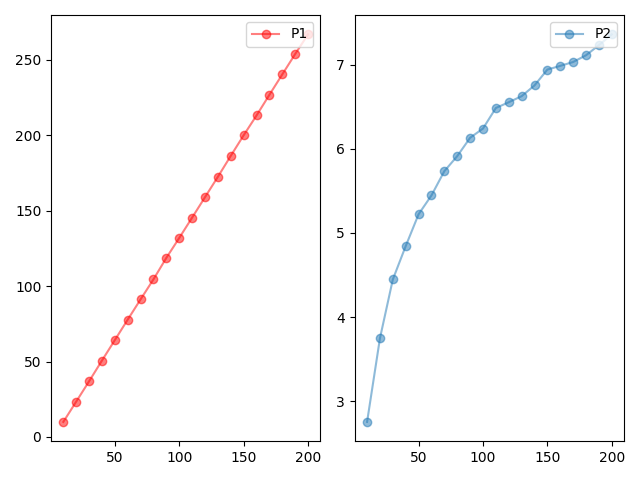

Source code (Python):
# This is a sample Python script.

# Press Shift+F10 to execute it or replace it with your code.
# Press Double Shift to search everywhere for classes, files, tool windows, actions, and settings.
import copy
import math
import sys
import argparse
import random
import matplotlib.pyplot as plt
import numpy
import randomDNA
import locAL






if __name__ == '__main__':
    sys.setrecursionlimit(1500)
    parser = argparse.ArgumentParser()
    parser.add_argument('-m', type=int, required=True)
    parser.add_argument('-s', type=int, required=True)
    parser.add_argument('-a', action='store_true')
    args = parser.parse_args()

    wdir = "/Users/Amit Elia/Documents/BENG182/datasets/"
    print(args)

    lengths = [10,20,30,40,50,60,70,80,90,100,110,120,130,140,150,160,170,180,190,200]
    lp1 = dict()
    lp2 = dict()
    for currlen in lengths:
        P1 = []
        for i in range(500):
            sequences = randomDNA.get_sequences(2, currlen)
            seq1 = sequences[0]
            seq2 = sequences[1]
            bt, S, tup, max_score = locAL.regular_local_alignment(seq1, seq2, args.m, args.s, 0)
            out = locAL.outputLocalAlignment(bt, S, seq1, seq2, tup[0], tup[1])
            length = locAL.format_alignment(out, args.m, args.s, 0)[1]
            P1 += [length]

        P2 = []
        for i in range(500):
            sequences = randomDNA.get_sequences(2, currlen)
            seq1 = sequences[0]
            seq2 = sequences[1]
            bt, S, tup, max_score = locAL.regular_local_alignment(seq1, seq2, args.m, args.s, -20)
            out = locAL.outputLocalAlignment(bt, S, seq1, seq2, tup[0], tup[1])
            length = locAL.format_alignment(out, args.m, args.s, -20)[1]
            P2 += [length]

        print(currlen)
        print(P1)
        print(P2)
        lp1[currlen] = numpy.mean(P1)
        lp2[currlen] = numpy.mean(P2)

    print(lp1)
    print(lp2)

    fig, axs = plt.subplots(1, 2, tight_layout=True)
    axs[0].plot(lengths, lp1.values(), '-o', alpha=0.5, label='P1', color="red")
    axs[0].legend(loc='upper right')
    axs[1].plot(lengths, lp2.values(), '-o', alpha=0.5, label='P2')
    axs[1].legend(loc='upper right')
    if(args.a):
        plt.show()

    '''
    lp1: {10: 10.046, 20: 23.668, 30: 37.118, 40: 50.618, 50: 64.016, 60: 77.78, 70: 91.45, 80: 104.854, 90: 118.134, 100: 131.758, 110: 145.374, 120: 159.066, 130: 172.668, 140: 186.388, 150: 199.802, 160: 213.392, 170: 226.558, 180: 240.378, 190: 253.74, 200: 267.388}
    lp2: {10: 2.578, 20: 3.7, 30: 4.324, 40: 4.814, 50: 5.154, 60: 5.454, 70: 5.718, 80: 5.912, 90: 6.146, 100: 6.2, 110: 6.386, 120: 6.508, 130: 6.628, 140: 6.778, 150: 6.9, 160: 6.982, 170: 7.05, 180: 7.146, 190: 7.22, 200: 7.282}
    '''







# See PyCharm help at https://www.jetbrains.com/help/pycharm/
